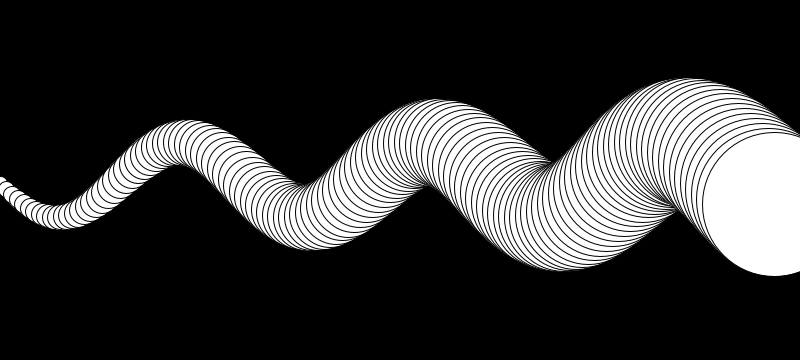
Frame 1 (no input)
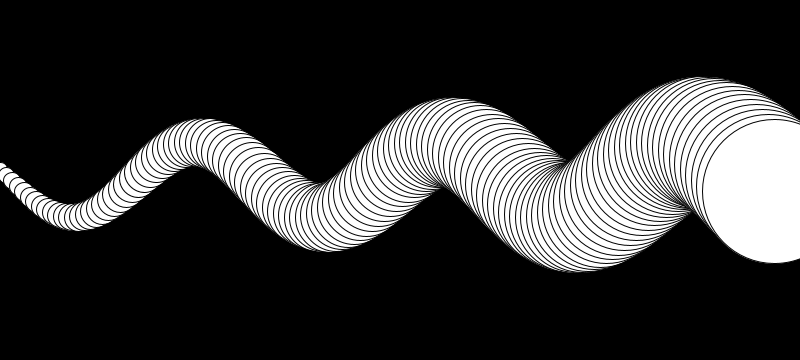
Frame 60 (the mouse pressed at the canvas centre just before this capture)
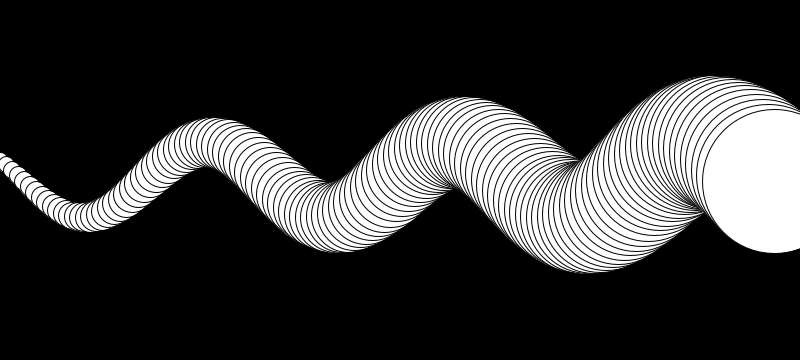
Frame 120 (the mouse held since frame 60 and released just before this capture)

The Processing sketch that drew these frames (run headless with seeded random() and noise(); from frame 60 on, the mouse is pressed at the canvas centre):

// Processing sketch: sineWaveWithVariableWidths
// ── sineWaveWithVariableWidths.pde
int xspacing = 6;   // How far apart should each horizontal location be spaced
int w;              // Width of entire wave

float theta = 0.0;  // Start angle at 0
float amplitude = 37.5;  // Height of wave
float period = 250.0;  // How many pixels before the wave repeats
float dx;  // Value for incrementing X, a function of period and xspacing
float[] yvalues;  // Using an array to store height values for the wave

void setup() {
  size(800, 360);
  w = width-16;
  dx = (TWO_PI / period) * xspacing;
  yvalues = new float[w / xspacing];
}

void draw() {
  background(0);
  calcWave();
  renderWave();
}

void calcWave() {
  // Increment theta (try different values for 'angular velocity' here
  theta += 0.10;

  // For every x value, calculate a y value with sine function
  float x = theta;
  for (int i = 0; i < yvalues.length; i++) {
    yvalues[i] = sin(x)*amplitude;
    x+=dx;
  }
}

void renderWave() {
  //noStroke();
  // A simple way to draw the wave with an ellipse at each location
  for (int x = 0; x < yvalues.length; x++) {
    float ellipseWidthAndHeight = 15 + x; // increment width by length
    ellipse(x*xspacing, height/2+yvalues[x], ellipseWidthAndHeight, ellipseWidthAndHeight);
  }
}
